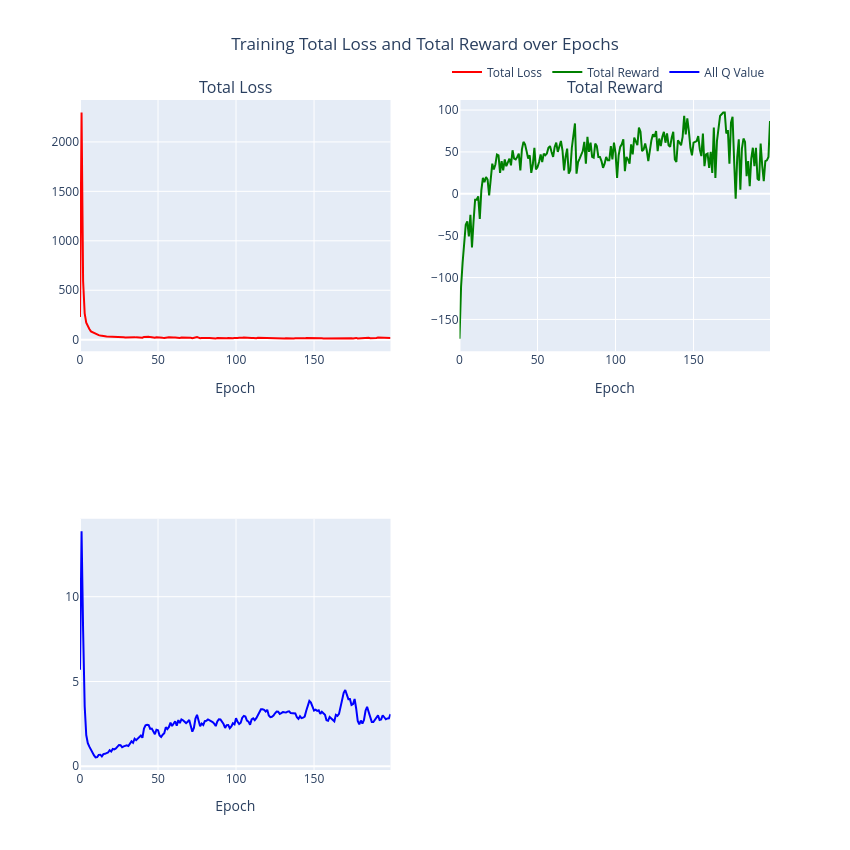

The notebook cell this image was saved under:
### Markdown cell above
### Loss and Reward Plot for Double DQN SPY

### Code cell
plot_loss_reward(total_losses_ddqn2, total_rewards_ddqn2, all_q_values_ddqn2)

### Figure 1 — Plotly figure (JSON) as saved in the notebook; plotly's stock layout.template omitted (floating-point values rounded to 4 significant figures; data arrays with more than 128 entries replaced by an {"elided": "..."} marker saying what was removed)
{"data": [{"line": {"color": "red"}, "mode": "lines", "name": "Total Loss", "type": "scatter", "xaxis": "x", "y": {"elided": "200 float values"}, "yaxis": "y"}, {"line": {"color": "green"}, "mode": "lines", "name": "Total Reward", "type": "scatter", "xaxis": "x2", "y": {"elided": "200 int values"}, "yaxis": "y2"}, {"line": {"color": "blue"}, "mode": "lines", "name": "All Q Value", "type": "scatter", "xaxis": "x3", "y": {"elided": "200 float values"}, "yaxis": "y3"}], "layout": {"annotations": [{"font": {"size": 16}, "showarrow": false, "text": "Total Loss", "x": 0.225, "xanchor": "center", "xref": "paper", "y": 1, "yanchor": "bottom", "yref": "paper"}, {"font": {"size": 16}, "showarrow": false, "text": "Total Reward", "x": 0.775, "xanchor": "center", "xref": "paper", "y": 1, "yanchor": "bottom", "yref": "paper"}], "height": 850, "legend": {"orientation": "h", "x": 1, "xanchor": "right", "y": 1.02, "yanchor": "bottom"}, "showlegend": true, "title": {"text": "Training Total Loss and Total Reward over Epochs", "x": 0.5}, "width": 850, "xaxis": {"anchor": "y", "domain": [0, 0.45], "title": {"text": "Epoch"}}, "xaxis2": {"anchor": "y2", "domain": [0.55, 1], "title": {"text": "Epoch"}}, "xaxis3": {"anchor": "y3", "domain": [0, 0.45], "title": {"text": "Epoch"}}, "xaxis4": {"anchor": "y4", "domain": [0.55, 1]}, "yaxis": {"anchor": "x", "domain": [0.625, 1]}, "yaxis2": {"anchor": "x2", "domain": [0.625, 1]}, "yaxis3": {"anchor": "x3", "domain": [0, 0.375]}, "yaxis4": {"anchor": "x4", "domain": [0, 0.375]}}}
